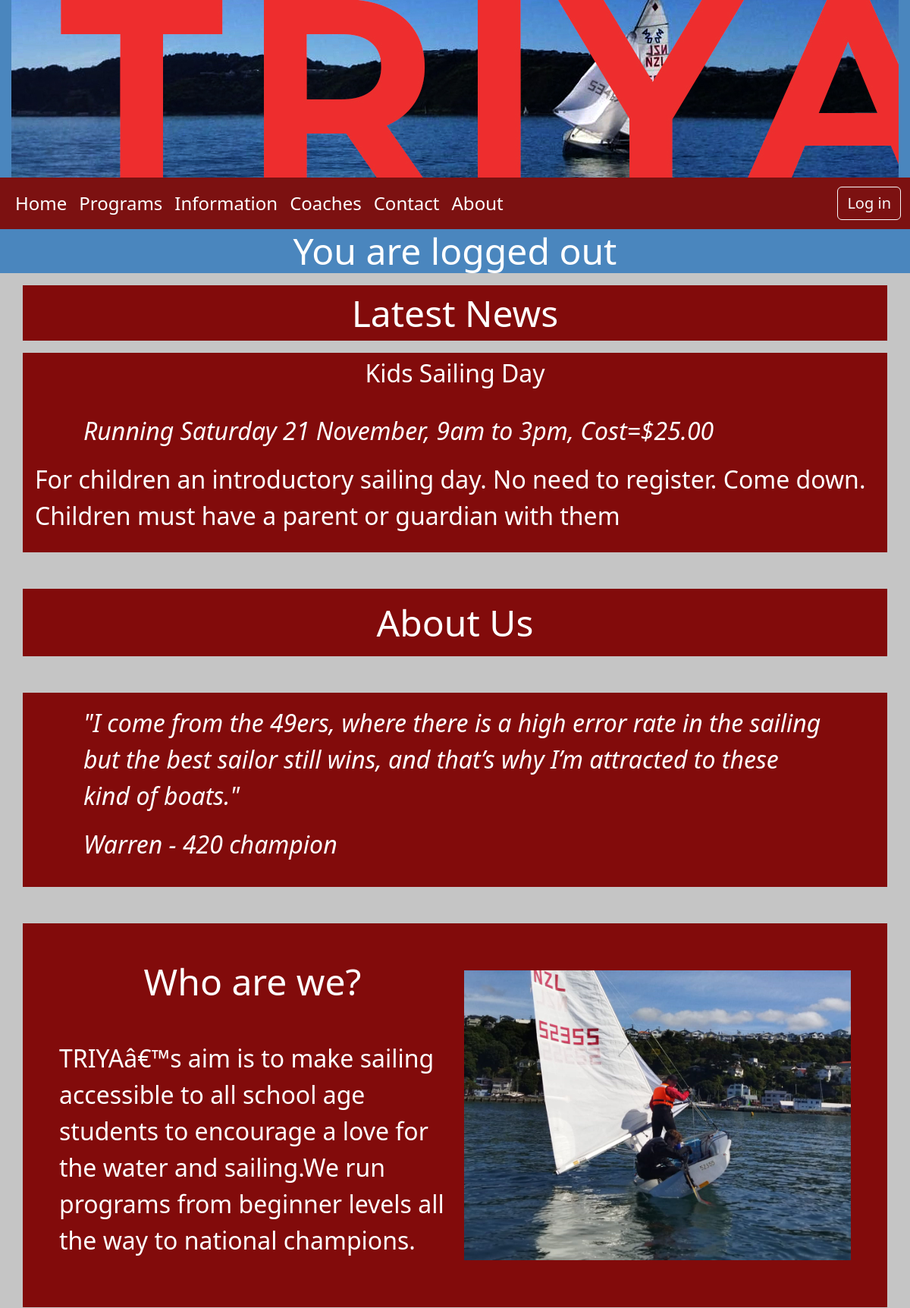
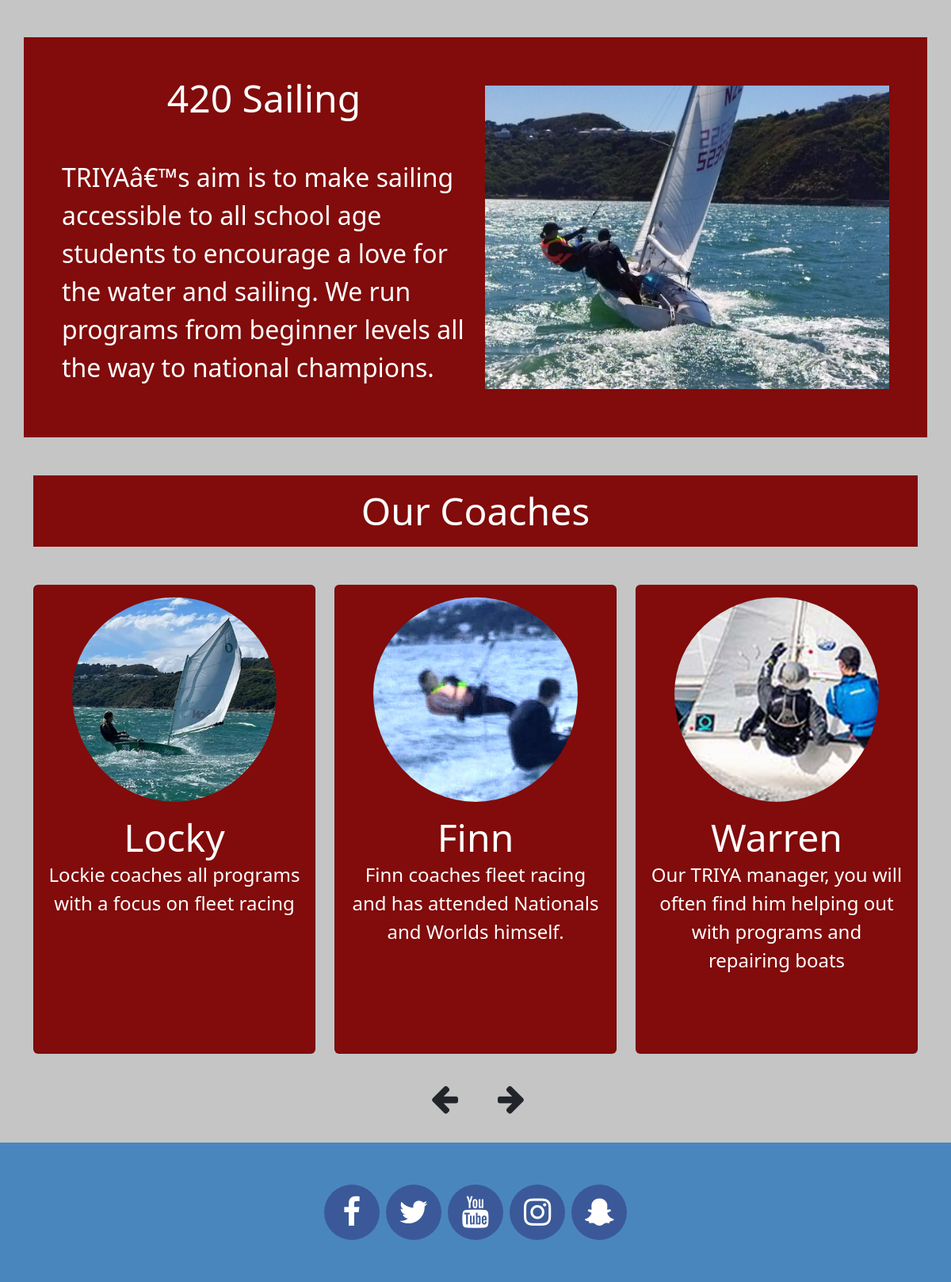
The page / on the database its author committed (2 pictures, top to bottom).
### tables this page shows
CREATE TABLE newsitem(
    id integer primary key autoincrement not null,
    header text not null,
    details text not null,
    content text not null,
    updated_at date
);

CREATE TABLE page(
    id integer primary key autoincrement not null,
    header text not null,
    content text not null,
    image text not null,
    pagenumber integer not null,
    updated_at date
);

### server.py (the view)
@app.route("/")
def index():
    sql = "select header, content, image from page where pagenumber = 1;"
    result = run_search_query(sql, db_path)
    sql = "select id, header, details, content from newsitem order by updated_at desc;"
    news = run_search_query(sql, db_path)
    return render_template("index.html", page_data=result, news_data=news)

### db_functions.py (called while the page is built)
def run_search_query(sql_query, file_path, rowfactory=True):
    try:
        db = sqlite3.connect(file_path)
        if rowfactory:
            db.row_factory = sqlite3.Row
        cursor = db.cursor()
        cursor.execute(sql_query)
        result = cursor.fetchall()
        cursor.close()
    except sqlite3.Error as error:
        print("Error while creating sqlite table: {}".format(error))
    finally:
        if db:
            db.close()
        if result:
            return result

### templates/index.html (shortened to what this page needs)
{% extends "main_template.html" %}
{% block content %}
 <div class="container-lg container-mods" id="news"> <h2 class="m-0">Latest News</h2> </div>
{% if news_data %}
{% for x in news_data %}
<div class="container-lg container-mods">
    <h3>{{x["header"]}}</h3>
    <p class="quote-font">{{ x["details"] }}</p>
    <p class="main-para">{{ x["content"] }}</p>
</div>
{% endfor %}
{% endif %}
 <div class="container-lg container-bg my-5 p-3" id="about"> <h2 class="m-0">About Us</h2></div>
<div class="container-lg container-bg my-5 p-3">
    <p class="quote-font">"I come from the 49ers, where there is a high error rate in the sailing but the best sailor still wins,
        and that’s why I’m attracted to these kind of boats."</p>
    <p class="quote-font"> Warren - 420 champion</p>
</div>
{% for x in page_data %}
<div class="container-lg container-bg my-5 p-5 ">
    <div class="row align-items-center">
        <div class="col-md-6 ">
            <h2>{{ x["header"] }}</h2>
            <p class="main-para">  {{ x["content"] }} </p>
        </div>
        {% set img=x["image"] %}
        <div class="col-md-6"><img class="img-fluid mx-auto d-block" src="{{ url_for('static', filename='images/'+img) }}"  alt=""></div>
    </div>
</div>
{% endfor %}
<div class="container-lg">
    <div class="container-bg my-5 p-3" id="coaches"> <h2 class="m-0">Our Coaches</h2></div>
    <div id="carouselExampleControls" class="carousel slide" data-bs-ride="carousel">
        <div class="carousel-inner">
            <div class="carousel-item active" data-bs-interval="30000">
                <div class="row">
                    <div class="col-md-4">
                        <div class="card container-bg card-border" >
                            <img src="{{ url_for('static', filename='images/card_locky.jpg' ) }}" class="card-img-top rounded-circle px-5 pt-3 " alt="Sailor in choppy water">
                            <div class="card-body">
                                <h2 class="m-0">Locky</h2>
                                <p class="main-para-sm text-center">Lockie coaches all programs with a focus on fleet racing</p>
                            </div>
                        </div>
                    </div>
                    <div class="col-md-4">
                        <div class="card container-bg card-border" >
                            <img src="{{ url_for('static', filename='images/card_finn.jpg' ) }}" class="card-img-top rounded-circle px-5 pt-3 " alt="Sailor in choppy water">
                            <div class="card-body">
                                <h2 class="m-0">Finn</h2>
                                <p class="main-para-sm text-center">
                                    Finn coaches fleet racing and has attended Nationals and Worlds himself.</p>
                            </div>
                        </div>
                    </div>
                    <div class="col-md-4">
                        <div class="card container-bg card-border" >
                            <img src="{{ url_for('static', filename='images/card_warren.jpg' ) }}" class="card-img-top rounded-circle px-5 pt-3 " alt="Sailor in choppy water">
                            <div class="card-body">
                                <h2 class="m-0">Warren</h2>
                                <p class="main-para-sm text-center">Our TRIYA manager,
                                    you will often find him helping out with programs and repairing boats</p>
                            </div>
                        </div>
                    </div>
                </div>
            </div>
        </div>
<div class="text-center my-3">
        <button class="btn-cls  d-inline-block" type="button" data-bs-target="#carouselExampleControls" data-bs-slide="prev">
            <span class="fa fa-arrow-left" aria-hidden="true"></span>
        </button>
        <button class="btn-cls  d-inline-block" type="button" data-bs-target="#carouselExampleControls" data-bs-slide="next">
            <span class="fa fa-arrow-right" aria-hidden="true"></span>
        </button>
</div>
    </div>
</div>
{% endblock %}

### static/styles/triya-styles.css (style rules this page uses)
:root { --main-bg: rgb(197, 197, 197); --blue-bg-color: rgb(74,134,190); --main-nav-text:rgb(255,255,255); --main-nav-bg: rgb(124, 17, 17); --main-nav-hover: rgb(161, 20, 20); --main-box-bg: rgb(130, 11, 11); }
body { font-size: 100%; background-color: var(--main-bg) }
.container-bg { background-color: var(--main-box-bg); }
.container-mods { background-color: var(--main-box-bg); margin: 1em auto; padding: 0.5em 1em; }
.quote-font { font-size: 2em; color : white; font-style: italic; padding:0em 2em; }
h2 { font-size: 3em; color: white; text-align: center; margin-bottom: 1em; }
h3 { font-size: 2em; color: white; text-align: center; margin-bottom: 1em; }
.main-para { font-size: 2em; color: white; }
.main-para-sm { font-size: 1.5em; color: var( --main-nav-text); }
.card-border { border-bottom: 20px solid var(--main-bg-color) ; border-top: 20px solid var(--main-bg-color) ; }
.card { min-height: 37em; }
.btn-cls { border: 0px solid pink; background-color: rgba(0,0,0,0); width:5em; height:5em; box-sizing: border-box; color: var(--main-bg-color); }
.fa { padding: 15px; font-size: 40px; width: 70px; height: 70px; text-align: center; text-decoration: none; margin: 5px 2px; border-radius: 50%; }

### rows shown on the page
newsitem: header "Kids Sailing Day", details "Running Saturday 21 November, 9am to 3pm, Cost=$25.00", content "For children an introductory sailing day. No need to register. Come down. Children must have a parent or guardian with them"
page: header "Who are we?", content "TRIYAâ€™s aim is to make sailing accessible to all school age students to encourage a love for the water and sailing.We run programs from beginner levels all the way to national champions.", image (picture)
page: header "420 Sailing", content "TRIYAâ€™s aim is to make sailing accessible to all school age students to encourage a love for the water and sailing. We run programs from beginner levels all the way to national champions.", image (picture)
